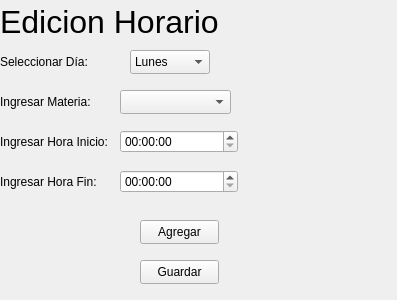
<?xml version="1.0" encoding="UTF-8"?>
<ui version="4.0">
 <class>Form</class>
 <widget class="QWidget" name="Form">
  <property name="geometry">
   <rect>
    <x>0</x>
    <y>0</y>
    <width>397</width>
    <height>300</height>
   </rect>
  </property>
  <property name="windowTitle">
   <string>Form</string>
  </property>
  <widget class="QLabel" name="label">
   <property name="geometry">
    <rect>
     <x>0</x>
     <y>0</y>
     <width>382</width>
     <height>43</height>
    </rect>
   </property>
   <property name="font">
    <font>
     <pointsize>24</pointsize>
    </font>
   </property>
   <property name="layoutDirection">
    <enum>Qt::LayoutDirection::LeftToRight</enum>
   </property>
   <property name="text">
    <string>Edicion Horario</string>
   </property>
  </widget>
  <widget class="QComboBox" name="comboBox">
   <property name="geometry">
    <rect>
     <x>130</x>
     <y>50</y>
     <width>80</width>
     <height>24</height>
    </rect>
   </property>
   <item>
    <property name="text">
     <string>Lunes</string>
    </property>
   </item>
   <item>
    <property name="text">
     <string>Martes</string>
    </property>
   </item>
   <item>
    <property name="text">
     <string>Miercoles</string>
    </property>
   </item>
   <item>
    <property name="text">
     <string>Jueves</string>
    </property>
   </item>
   <item>
    <property name="text">
     <string>Viernes</string>
    </property>
   </item>
  </widget>
  <widget class="QLabel" name="label_2">
   <property name="geometry">
    <rect>
     <x>0</x>
     <y>80</y>
     <width>101</width>
     <height>43</height>
    </rect>
   </property>
   <property name="font">
    <font>
     <pointsize>9</pointsize>
    </font>
   </property>
   <property name="layoutDirection">
    <enum>Qt::LayoutDirection::LeftToRight</enum>
   </property>
   <property name="text">
    <string>Ingresar Materia:</string>
   </property>
  </widget>
  <widget class="QLabel" name="label_3">
   <property name="geometry">
    <rect>
     <x>0</x>
     <y>40</y>
     <width>91</width>
     <height>43</height>
    </rect>
   </property>
   <property name="font">
    <font>
     <pointsize>9</pointsize>
    </font>
   </property>
   <property name="layoutDirection">
    <enum>Qt::LayoutDirection::LeftToRight</enum>
   </property>
   <property name="text">
    <string>Seleccionar Día:</string>
   </property>
  </widget>
  <widget class="QTimeEdit" name="timeEdit">
   <property name="geometry">
    <rect>
     <x>120</x>
     <y>130</y>
     <width>118</width>
     <height>23</height>
    </rect>
   </property>
  </widget>
  <widget class="QLabel" name="label_4">
   <property name="geometry">
    <rect>
     <x>0</x>
     <y>120</y>
     <width>111</width>
     <height>43</height>
    </rect>
   </property>
   <property name="font">
    <font>
     <pointsize>9</pointsize>
    </font>
   </property>
   <property name="layoutDirection">
    <enum>Qt::LayoutDirection::LeftToRight</enum>
   </property>
   <property name="text">
    <string>Ingresar Hora Inicio:</string>
   </property>
  </widget>
  <widget class="QTimeEdit" name="timeEdit_2">
   <property name="geometry">
    <rect>
     <x>120</x>
     <y>170</y>
     <width>118</width>
     <height>23</height>
    </rect>
   </property>
  </widget>
  <widget class="QLabel" name="label_5">
   <property name="geometry">
    <rect>
     <x>0</x>
     <y>160</y>
     <width>101</width>
     <height>43</height>
    </rect>
   </property>
   <property name="font">
    <font>
     <pointsize>9</pointsize>
    </font>
   </property>
   <property name="layoutDirection">
    <enum>Qt::LayoutDirection::LeftToRight</enum>
   </property>
   <property name="text">
    <string>Ingresar Hora Fin:</string>
   </property>
  </widget>
  <widget class="QPushButton" name="pushButton">
   <property name="geometry">
    <rect>
     <x>140</x>
     <y>220</y>
     <width>79</width>
     <height>24</height>
    </rect>
   </property>
   <property name="text">
    <string>Agregar</string>
   </property>
  </widget>
  <widget class="QPushButton" name="pushButton_2">
   <property name="geometry">
    <rect>
     <x>140</x>
     <y>260</y>
     <width>79</width>
     <height>24</height>
    </rect>
   </property>
   <property name="text">
    <string>Guardar</string>
   </property>
  </widget>
  <widget class="QComboBox" name="comboBox_2">
   <property name="geometry">
    <rect>
     <x>120</x>
     <y>90</y>
     <width>111</width>
     <height>24</height>
    </rect>
   </property>
  </widget>
 </widget>
 <resources/>
 <connections/>
</ui>
